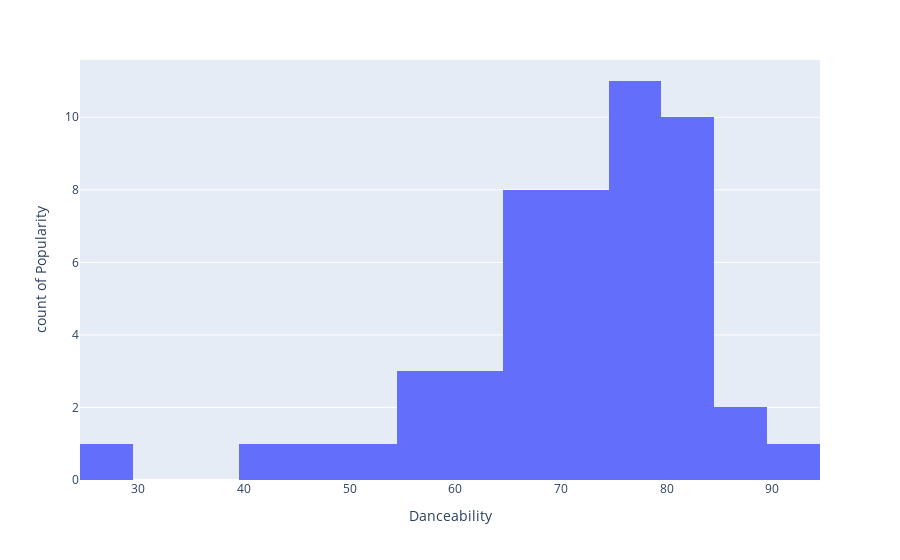

Notebook code cell kept with this figure:
### Code cell
fig = px.histogram(data,x='Danceability',y='Popularity')
fig.show()

### Figure 1 — Plotly figure (JSON) as saved in the notebook; plotly's stock layout.template omitted (floating-point values rounded to 4 significant figures)
{"data": [{"alignmentgroup": "True", "bingroup": "x", "hovertemplate": "Danceability=%{x}<br>count of Popularity=%{y}<extra></extra>", "legendgroup": "", "marker": {"color": "#636efa"}, "name": "", "offsetgroup": "", "orientation": "v", "showlegend": false, "type": "histogram", "x": [76, 79, 40, 64, 58, 80, 75, 48, 88, 70, 61, 82, 50, 73, 83, 70, 75, 76, 84, 72, 68, 70, 81, 80, 67, 69, 82, 73, 74, 64, 29, 78, 78, 80, 77, 66, 75, 72, 84, 81, 69, 77, 57, 90, 88, 66, 67, 69, 59, 75], "xaxis": "x", "y": [79, 92, 85, 86, 94, 84, 92, 90, 87, 95, 93, 86, 88, 87, 92, 82, 90, 91, 88, 91, 91, 91, 83, 91, 89, 70, 83, 89, 91, 89, 84, 89, 89, 89, 89, 89, 91, 87, 80, 78, 88, 90, 87, 84, 88, 88, 88, 88, 88, 82], "yaxis": "y"}], "layout": {"barmode": "relative", "legend": {"tracegroupgap": 0}, "margin": {"t": 60}, "xaxis": {"anchor": "y", "domain": [0, 1], "title": {"text": "Danceability"}}, "yaxis": {"anchor": "x", "domain": [0, 1], "title": {"text": "count of Popularity"}}}}
